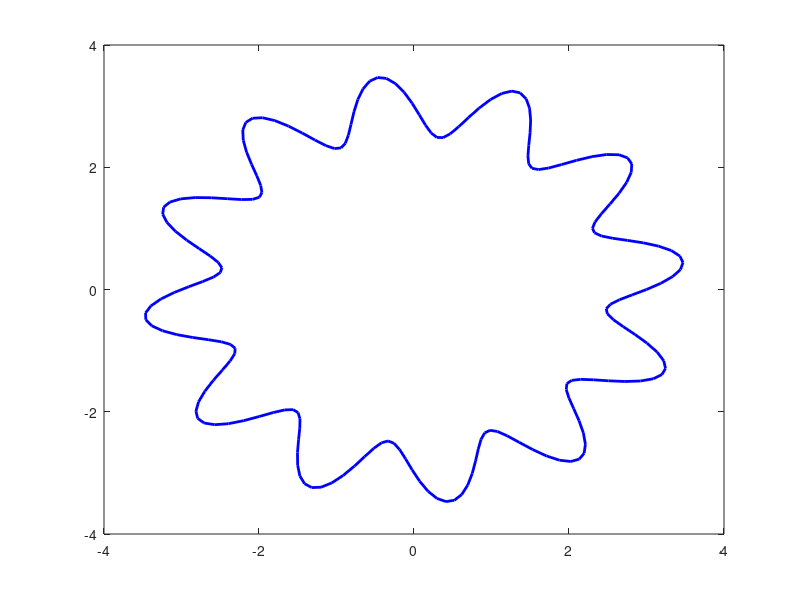

This figure's MATLAB source: (Note: this script raises an error after producing the figure.)
clear
close all
theta=linspace(0,2*pi,200);
n=6; p=3;
rf=sin(n*theta).*cos(n*theta)+p;
xx=rf.*cos(theta);
yy=rf.*sin(theta);
plot(xx,yy,'b','LineWidth',2,'LineJoin', 'chamfer')
hold on
r0=max(rf);
[x,y]=circle(r0,theta);
plot(x,y,'m','LineWidth',2,'LineJoin', 'chamfer');
r1=min(rf);
[x,y]=circle(r1,theta);
plot(x,y,'m','LineWidth',2,'LineJoin', 'chamfer');
axis equal
 axis off
